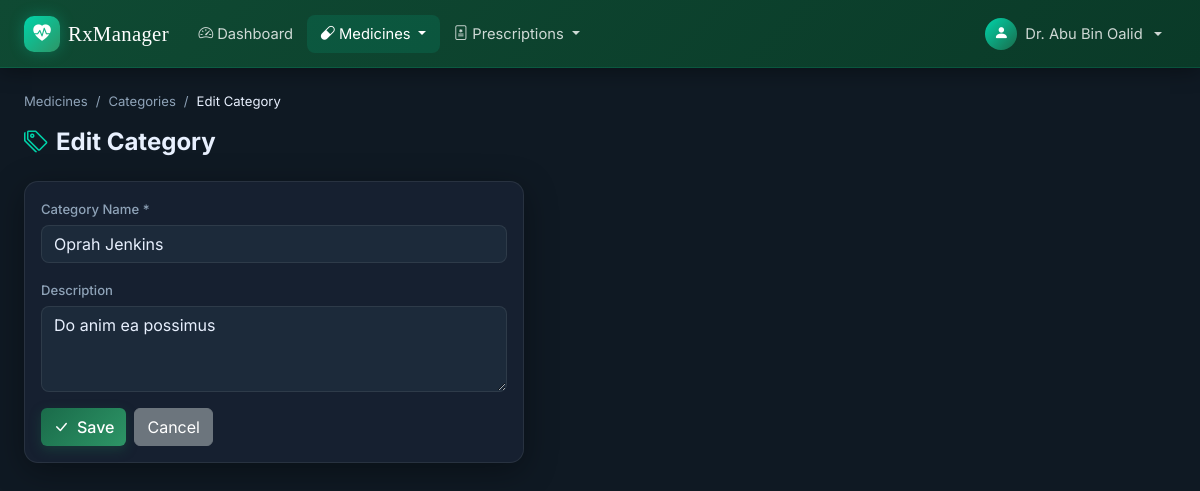
The app's page /medicines/categories/2/edit/ (signed in) with its own data.
### accounts/models.py (models this page shows, shortened)
class Doctor(AbstractUser):
    name = models.CharField(max_length=200)
    email = models.EmailField(unique=True)
    specialization = models.CharField(max_length=200, blank=True)
    phone = models.CharField(max_length=20, blank=True)
    clinic_name = models.CharField(max_length=300, blank=True)
    clinic_address = models.TextField(blank=True)
    signature = models.ImageField(upload_to='signatures/', blank=True, null=True)
    bmdc_reg_no = models.CharField(max_length=100, blank=True, verbose_name='BMDC Reg. No.')
    degrees = models.CharField(max_length=300, blank=True, help_text='e.g. MBBS, MD, FCPS')
    USERNAME_FIELD = 'email'
    REQUIRED_FIELDS = ['username', 'name']
    class Meta:
        verbose_name = 'Doctor'
        verbose_name_plural = 'Doctors'

### medicines/models.py (models this page shows, shortened)
class MedicineCategory(models.Model):
    doctor = models.ForeignKey(Doctor, on_delete=models.CASCADE, related_name='medicine_categories')
    name = models.CharField(max_length=200)
    description = models.TextField(blank=True)
    class Meta:
        verbose_name_plural = 'Medicine Categories'
        unique_together = ('doctor', 'name')
        ordering = ['name']

### medicines/views.py (the view)
# urls.py: path('categories/<int:pk>/edit/', views.category_update, name='category_update'),
@login_required
def category_update(request, pk):
    category = get_object_or_404(MedicineCategory, pk=pk, doctor=request.user)
    form = MedicineCategoryForm(instance=category)
    if request.method == 'POST':
        form = MedicineCategoryForm(request.POST, instance=category)
        if form.is_valid():
            form.save()
            messages.success(request, f'Category "{category.name}" updated.')
            return redirect('medicines:category_list')
    return render(request, 'medicines/category_form.html', {'form': form, 'title': 'Edit Category', 'category': category})

### medicines/forms.py
class MedicineCategoryForm(forms.ModelForm):
    class Meta:
        model = MedicineCategory
        fields = ['name', 'description']
        widgets = {
            'description': forms.Textarea(attrs={'rows': 3}),
        }

### templates/medicines/category_form.html (shortened to what this page needs)
{% extends 'base.html' %}
{% load widget_tweaks %}
{% block content %}
<nav aria-label="breadcrumb" class="mb-3">
  <ol class="breadcrumb">
    <li class="breadcrumb-item"><a href="{% url 'medicines:medicine_list' %}">Medicines</a></li>
    <li class="breadcrumb-item"><a href="{% url 'medicines:category_list' %}">Categories</a></li>
    <li class="breadcrumb-item active">{{ title }}</li>
  </ol>
</nav>
<div class="page-header"><h1><i class="bi bi-tags me-2" style="color:var(--accent)"></i>{{ title }}</h1></div>
<div class="card" style="max-width:500px">
  <div class="card-body">
    <form method="post" novalidate>
      <div class="mb-3">
        <label class="form-label">Category Name *</label>
        {% render_field form.name class="form-control" %}
      </div>
      <div class="mb-3">
        <label class="form-label">Description</label>
        {% render_field form.description class="form-control" %}
      </div>
      <div class="d-flex gap-2">
        <button type="submit" class="btn btn-primary"><i class="bi bi-check-lg me-2"></i>Save</button>
        <a href="{% url 'medicines:category_list' %}" class="btn btn-secondary">Cancel</a>
      </div>
    </form>
  </div>
</div>
{% endblock %}

### templates/base.html (shortened to what this page needs)
<!DOCTYPE html>
<html lang="en">
<head>
  <link href="https://cdn.jsdelivr.net/npm/bootstrap@5.3.2/dist/css/bootstrap.min.css" rel="stylesheet"/>
  <link href="https://cdn.jsdelivr.net/npm/bootstrap-icons@1.11.3/font/bootstrap-icons.min.css" rel="stylesheet"/>
  {% load static %}
  <link rel="stylesheet" href="{% static 'css/style.css' %}"/>
</head>
<body>
{% if user.is_authenticated %}
<nav class="navbar navbar-expand-lg navbar-dark sticky-top" id="mainNav">
  <div class="container-fluid px-4">
    <a class="navbar-brand d-flex align-items-center gap-2" href="{% url 'accounts:dashboard' %}">
      <div class="brand-icon"><i class="bi bi-heart-pulse-fill"></i></div>
      <span>RxManager</span>
    </a>
    <div class="collapse navbar-collapse" id="navbarNav">
      <ul class="navbar-nav me-auto">
        <li class="nav-item">
          <a class="nav-link {% if request.resolver_match.namespace == 'accounts' and request.resolver_match.url_name == 'dashboard' %}active{% endif %}"
             href="{% url 'accounts:dashboard' %}">
            <i class="bi bi-speedometer2 me-1"></i>Dashboard
          </a>
        </li>
        <li class="nav-item dropdown">
          <a class="nav-link dropdown-toggle {% if request.resolver_match.namespace == 'medicines' %}active{% endif %}"
             href="#" role="button" data-bs-toggle="dropdown">
            <i class="bi bi-capsule me-1"></i>Medicines
          </a>
        </li>
        <li class="nav-item dropdown">
          <a class="nav-link dropdown-toggle {% if request.resolver_match.namespace == 'prescriptions' %}active{% endif %}"
             href="#" role="button" data-bs-toggle="dropdown">
            <i class="bi bi-file-medical me-1"></i>Prescriptions
          </a>
        </li>
      </ul>
      <ul class="navbar-nav align-items-center">
        <li class="nav-item dropdown">
          <a class="nav-link dropdown-toggle d-flex align-items-center gap-2" href="#" role="button" data-bs-toggle="dropdown">
            <div class="nav-avatar"><i class="bi bi-person-fill"></i></div>
            <span class="d-none d-md-inline">Dr. {{ user.name }}</span>
          </a>
        </li>
      </ul>
    </div>
  </div>
</nav>
{% endif %}
<main class="{% if user.is_authenticated %}main-content{% endif %}">
  <div class="{% if not user.is_authenticated %}auth-wrapper{% else %}container-fluid px-4 py-4{% endif %}">
    {% block content %}{% endblock %}
  </div>
</main>
</body>
</html>

### static/css/style.css (style rules this page uses)
:root { --primary: #1a6b4a; --primary-dark: #0f4a33; --primary-light: #2d9566; --accent: #00d4aa; --bg: #0f1923; --bg-card: #162030; --bg-card2: #1c2a3a; --border: rgba(255,255,255,0.08); --text: #e8f0fe; --text-muted: #8fa3b8; --shadow: 0 8px 32px rgba(0,0,0,0.35); --radius: 14px; --radius-sm: 8px; }
*, *::before, *::after { box-sizing: border-box; }
body { font-family: 'Inter', sans-serif; background: var(--bg); color: var(--text); min-height: 100vh; font-size: 0.92rem; }
#mainNav { background: linear-gradient(135deg, var(--primary-dark) 0%, #0a3a28 100%); border-bottom: 1px solid rgba(0,212,170,0.15); box-shadow: 0 2px 20px rgba(0,0,0,0.4); padding: 0.6rem 0; }
.brand-icon { width: 36px; height: 36px; background: linear-gradient(135deg, var(--accent), var(--primary-light)); border-radius: 10px; display: flex; align-items: center; justify-content: center; font-size: 1.1rem; color: white; box-shadow: 0 0 15px rgba(0,212,170,0.3); }
.navbar-brand span { font-family: 'Playfair Display', serif; font-size: 1.3rem; letter-spacing: 0.3px; }
.navbar-dark .navbar-nav .nav-link { color: rgba(255,255,255,0.8); padding: 0.5rem 0.85rem; border-radius: var(--radius-sm); transition: all 0.2s; }
.navbar-dark .navbar-nav .nav-link:hover, .navbar-dark .navbar-nav .nav-link.active { color: #fff; background: rgba(0,212,170,0.12); }
.nav-avatar { width: 32px; height: 32px; border-radius: 50%; background: linear-gradient(135deg, var(--accent), var(--primary)); display: flex; align-items: center; justify-content: center; color: white; }
.main-content { min-height: calc(100vh - 62px); }
.card { background: var(--bg-card); border: 1px solid var(--border); border-radius: var(--radius); box-shadow: var(--shadow); }
.form-label { color: var(--text-muted); font-size: 0.82rem; font-weight: 500; margin-bottom: 0.35rem; }
.form-control, .form-select { background: var(--bg-card2); border: 1px solid var(--border); color: var(--text); border-radius: var(--radius-sm); }
.form-control::placeholder { color: var(--text-muted); }
.btn-primary { background: linear-gradient(135deg, var(--primary), var(--primary-light)); border: none; font-weight: 500; transition: all 0.2s; box-shadow: 0 4px 12px rgba(26,107,74,0.35); }
.page-header { display: flex; align-items: center; justify-content: space-between; margin-bottom: 1.5rem; flex-wrap: wrap; gap: 0.75rem; }
.page-header h1 { font-size: 1.5rem; font-weight: 700; margin: 0; }
.breadcrumb-item, .breadcrumb-item a { color: var(--text-muted); font-size: 0.82rem; text-decoration: none; }
.breadcrumb-item.active { color: var(--text); }
.breadcrumb-item + .breadcrumb-item::before { color: var(--text-muted); }

### records on screen
Doctor: name "Abu Bin Oalid"
MedicineCategory: name "Oprah Jenkins", description "Do anim ea possimus"

### other values on screen
{{ title }} "Edit Category"
